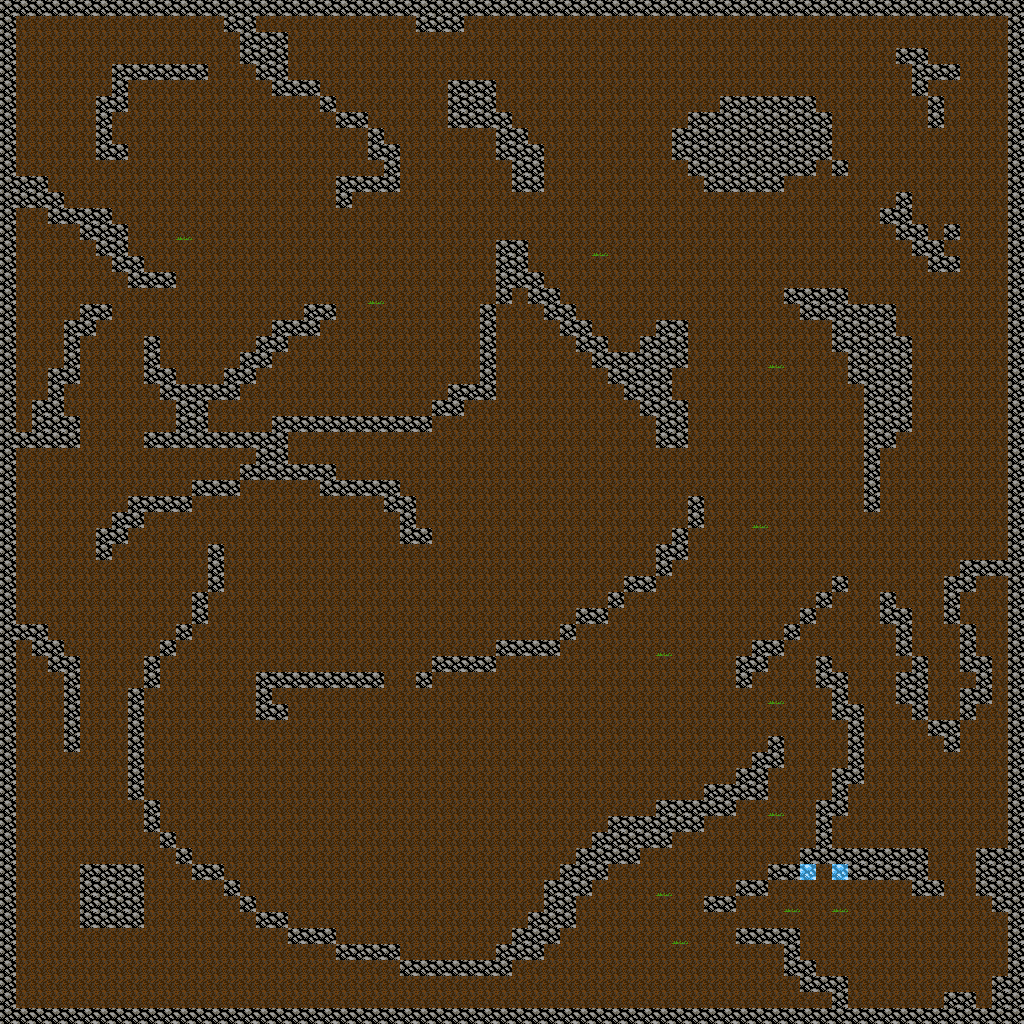

The image is a tile-based game level rendered from a .tmx file. Its description and source (layers, tilesets, objects; grid data summarised) follow:
An orthogonal 64x64 tile map with 16x16 px tiles, 3 tile layers (base, grass, walls), 2 tilesets and 1 object.

<map version="1.2" tiledversion="1.2.3" orientation="orthogonal" renderorder="right-down" width="64" height="64" tilewidth="16" tileheight="16" infinite="0" nextlayerid="6" nextobjectid="3">
 <tileset firstgid="1" name="addableTiles" tilewidth="16" tileheight="16" tilecount="18" columns="18">
  <image source="../images/tiles/addableTiles.png" width="288" height="16" />
 </tileset>
 <tileset firstgid="19" source="addableTiles.tsx" />
 <layer id="1" name="base" width="64" height="64">
  <data>[4096 cells, 4094 non-empty, 1 distinct tile ids]</data>
 </layer>
 <layer id="4" name="grass" width="64" height="64">
  <data>[4096 cells, 12 non-empty, 1 distinct tile ids]</data>
 </layer>
 <layer id="2" name="walls" width="64" height="64" locked="1">
  <data>[4096 cells, 826 non-empty, 2 distinct tile ids]</data>
 </layer>
 <objectgroup id="5" name="door">
  <object id="1" gid="19" x="816" y="880" width="16" height="16" />
 </objectgroup>
</map>
